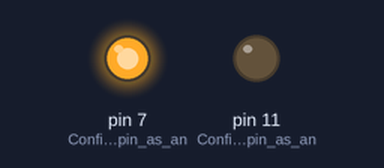
This sketch was run on a simulated Arduino Uno, built with avr-gcc and run on an emulated ATmega328P. On the bench: output pins drawn as LEDs (lit = HIGH).

Above: at 0.05 s.
At 3.1 s:
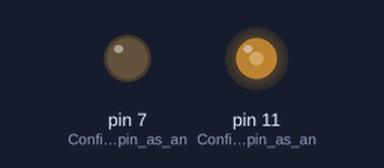
At 5.55 s:
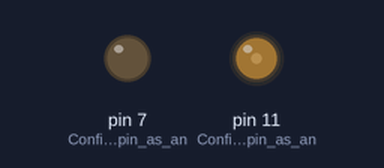
At 11.05 s:
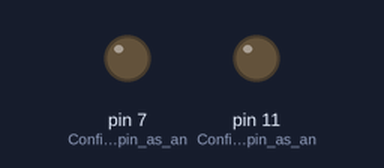
Timing chart, 0 to 14.4 s (numbered marks = the images above):
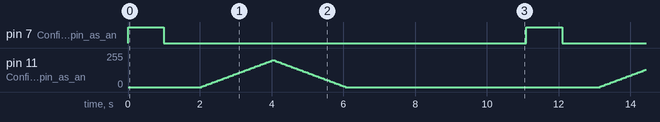

Measured:
- by itself, pin 7 (Configures_led_pin_as_an): alternates HIGH for 1.0 s and LOW for 10.1 s

The sketch:

c_code.ino
```cpp
double i = 0;


// Initialise the program settings and configurations
void setup() {
   pinMode(7, OUTPUT);  // Configures led pin as an output
   pinMode(11, OUTPUT);  // Configures led pin as an output

}

// The void loop function runs over and over again forever.
void loop() {
  digitalWrite(7, HIGH);
  delay(1000); // Wait for the given/defined milliseconds.
  digitalWrite(7, LOW);
  delay(1000); // Wait for the given/defined milliseconds.
  for (i = 0; i <= 200; i += 5) {
    analogWrite(11, i);
    delay(50); // Wait for the given/defined milliseconds.

  }
  for (i = 200; i >= 0; i -= 5) {
    analogWrite(11, i);
    delay(50); // Wait for the given/defined milliseconds.

  }
  delay(5000); // Wait for the given/defined milliseconds.
}
```
